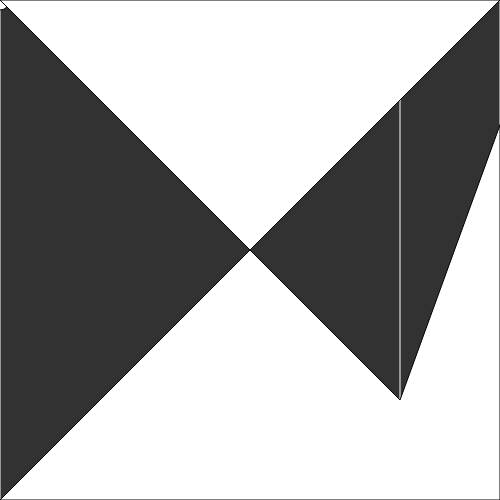
Frame 1 (no input)
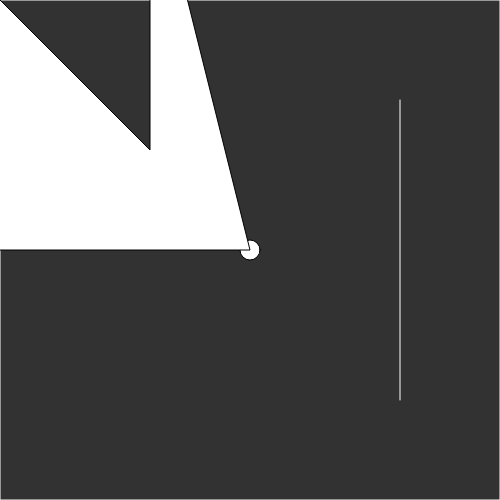
Frame 2 (the mouse pressed at the canvas centre, redrawn once)

The p5.js sketch that drew these frames (run headless with seeded random() and noise() and a simulated clock; the mouse was pressed at the canvas centre and the sketch redrawn once):

// p5.js sketch
// ── sketch.js
let WIDTH = 500;
let HEIGHT = 500;

let walls = [];
let caster = null;
function setup() {
    createCanvas(500, 500);
    frameRate(30);

    caster = new RayCaster(134, 325);

    walls.push(
        // additional internal walls
        new Wall(400, 100, 400, 400),

        // border walls
        new Wall(0, 0, WIDTH, 0),
        new Wall(0, 0, 0, HEIGHT),
        new Wall(WIDTH, HEIGHT, WIDTH, 0),
        new Wall(WIDTH, HEIGHT, 0, HEIGHT),
    );
    caster.collect_dots(walls);
}

function draw() {
    background(50);

    push();
    stroke(255);
    walls.forEach(wall => {
        wall.show();
    });
    pop();

    caster.update(mouseX, mouseY);

    caster.show();
    caster.castRays();

    noLoop();
}

// ── ray.caster.js

class RayCaster{
    constructor(x1, y1){
        this.pos = createVector(x1, y1);
        this.rays = [];
        this.walls = [];
        this.dots = [];
    }

    update(x, y){
        this.pos.set(x, y);
    }

    collect_dots(walls){
        this.walls = walls;

        this.dots = [];
        this.walls.forEach(wall => {
            this._add_dot(wall.a);
            this._add_dot(wall.b);
        });

        this.rays = [];
        this.dots.forEach(dot => {
            this.rays.push(new Ray(this.pos, 0));
        });
    }

    _add_dot(pos){
        for (const dot of this.dots) {
            if(pos.equals(dot))
                return;
        }
        this.dots.push(pos);
    }

    castRays(){
        var ray_intersections = [];
        for (let i = 0; i < this.rays.length; i++) {
            this.rays[i].lookAt(this.dots[i]);
        }

        // beginShape();
        this.rays.forEach(dot => {
            console.log(dot.dir);
            // vertex(dot.x, dot.y);
        });
        // endShape(CLOSE);

        this.rays.sort(
            (ray1, ray2)=> this.pos.angleBetween(ray1.dir) < this.pos.angleBetween(ray2.dir)
        );

        for (const ray of this.rays) {
            var closest_point = ray.dir;
            var min_dist = Infinity;
            this.walls.forEach(wall => {
                const act_point = ray.cast(wall);
                if(act_point){
                    const d = p5.Vector.sub(this.pos, act_point).magSq();
                    if(d < min_dist){
                        min_dist = d;
                        closest_point = act_point;
                    }
                }
            });
            ray_intersections.push(closest_point);
        }

        beginShape();
        ray_intersections.forEach(dot => {
            vertex(dot.x, dot.y);
        });
        endShape(CLOSE);
    }

    show(){
        ellipse(this.pos.x, this.pos.y, 20);
        // this.rays.forEach(ray => {
        //     ray.show();
        // });
    }
}
// ── ray.js

class Ray{
    epsilon = 0.000001;
    constructor(pos, angle){
        this.pos = pos;
        this.dir = p5.Vector.fromAngle(angle);
    }

    lookAt(dot){
        this.dir.x = dot.x - this.pos.x;
        this.dir.y = dot.y - this.pos.y;
    }

    show(){
        push();
        stroke(0);
        line(
            this.pos.x, 
            this.pos.y, 
            this.pos.x + this.dir.x * 20, 
            this.pos.y + this.dir.y * 20
        );
        pop();
    }

    cast(wall){
        var x1 = wall.a.x;
        var x2 = wall.b.x;
        var x3 = this.pos.x;
        var x4 = this.pos.x + this.dir.x;

        var y1 = wall.a.y;
        var y2 = wall.b.y;
        var y3 = this.pos.y;
        var y4 = this.pos.y + this.dir.y;

        var denominator = (x1-x2)*(y3-y4)-(y1-y2)*(x3-x4);
        if(denominator == 0){
            return;
        }

        var t = ((x1-x3)*(y3-y4)-(y1-y3)*(x3-x4)) / denominator;
        var u = -((x1-x2)*(y1-y3)-(y1-y2)*(x1-x3)) / denominator;
        if(0+this.epsilon < t && t < 1-this.epsilon && 0+this.epsilon < u){
            var intersection_x = x1 + t*(x2-x1);
            var intersection_y = y1 + t*(y2-y1);
            return createVector(intersection_x, intersection_y);
        }
        return;
    }
}
// ── wall.js

class Wall{
    constructor(x1, y1, x2, y2){
        this.a = createVector(x1, y1);
        this.b = createVector(x2, y2);
    }

    show(){
        push();
        stroke(255);
        line(this.a.x, this.a.y, this.b.x, this.b.y);
        pop();
    }
}
